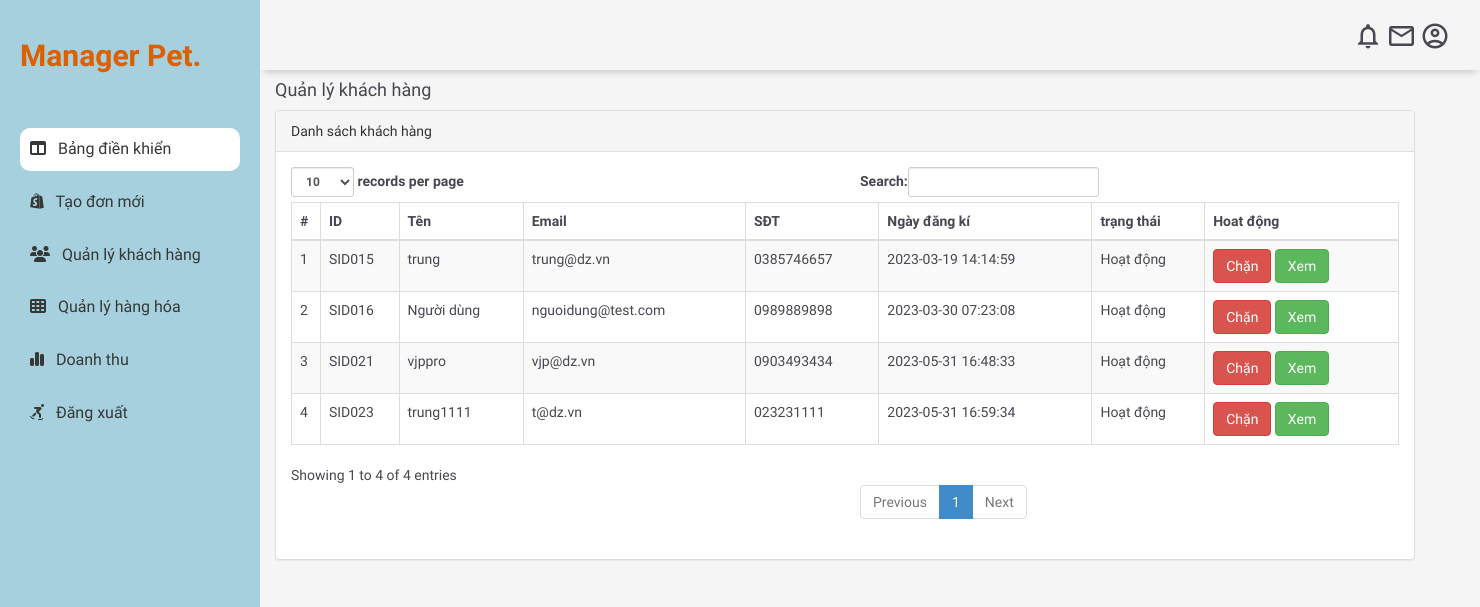
The page /view/quanlykhachhang_ad_view.php (signed in) on the database its author committed.
### tables this page shows
CREATE TABLE `nguoidung` (
  `id` int(11) NOT NULL,
  `IDNguoiDung` varchar(100) DEFAULT NULL,
  `TenDayDu` varchar(120) DEFAULT NULL,
  `EmailId` varchar(120) DEFAULT NULL,
  `SoDienThoai` char(11) DEFAULT NULL,
  `Password` varchar(120) DEFAULT NULL,
  `TrangThai` int(1) DEFAULT NULL,
  `NgayDangKi` timestamp NULL DEFAULT current_timestamp(),
  `NgayCapNhat` timestamp NULL DEFAULT NULL ON UPDATE current_timestamp(),
  `diachi` varchar(255) DEFAULT NULL
);

### view/quanlykhachhang_ad_view.php (the view, shortened to what this page needs)
<?php
include('../publish/ketnoi.php');
if (strlen($_SESSION['alogin']) == 0) {
  header('location:index.php');
} else {
?>
  <!DOCTYPE html>
  <head>
    <link href="../admin/assets/css/bootstrap.css" rel="stylesheet" />
    <link rel="stylesheet" href="https://cdnjs.cloudflare.com/ajax/libs/font-awesome/6.3.0/css/all.min.css">
    <link rel="stylesheet" href="../assets/css/tdh.css">
  </head>
  <body>
    <?php include('../admin/includes/header.php'); ?>
    <div class="content-wrapper">
      <div class="container">
        <div class="row pad-botm">
          <div class="col-md-12">
            <h4 class="header-line">Quản lý khách hàng</h4>
          </div>
        </div>
        <div class="row">
          <div class="col-md-12">
            <div class="panel panel-default">
              <div class="panel-heading">
                Danh sách khách hàng
              </div>
              <div class="panel-body">
                <div class="table-responsive">
                  <table class="table table-striped table-bordered table-hover" id="dataTables-example">
                    <thead>
                      <tr>
                        <th>#</th>
                        <th>ID</th>
                        <th>Tên</th>
                        <th>Email</th>
                        <th>SĐT</th>
                        <th>Ngày đăng kí</th>
                        <th>trạng thái</th>
                        <th>Hoat động</th>
                      </tr>
                    </thead>
                    <tbody>
                      <?php $sql = "SELECT * from nguoidung";
                      $query = $dbh->prepare($sql);
                      $query->execute();
                      $results = $query->fetchAll(PDO::FETCH_OBJ);
                      $cnt = 1;
                      if ($query->rowCount() > 0) {
                        foreach ($results as $result) {               ?>
                          <tr class="odd gradeX">
                            <td class="center"><?php echo htmlentities($cnt); ?></td>
                            <td class="center"><?php echo htmlentities($result->IDNguoiDung); ?></td>
                            <td class="center"><?php echo htmlentities($result->TenDayDu); ?></td>
                            <td class="center"><?php echo htmlentities($result->EmailId); ?></td>
                            <td class="center"><?php echo htmlentities($result->SoDienThoai); ?></td>
                            <td class="center"><?php echo htmlentities($result->NgayDangKi); ?></td>
                            <td class="center"><?php if ($result->TrangThai == 1) {
                                                  echo htmlentities("Hoạt động");
                                                } else {
                                                  echo htmlentities("Bị chặn");
                                                }
                                                ?></td>
                            <td class="center">
                              <?php if ($result->TrangThai == 1) { ?>
                                <a href="../view/quanlykhachhang_ad_view.php?inid=<?php echo htmlentities($result->id); ?>" onclick="return confirm('Bạn chắc chắn muốn chặn người này?');"> <button class="btn btn-danger">Chặn</button>
                                <?php } else { ?>
                                  <a href="../view/quanlykhachhang_ad_view.php?id=<?php echo htmlentities($result->id); ?>" onclick="return confirm('Bạn chắc chắn muốn bỏ chặn người này?');"><button class="btn btn-primary">Bỏ chặn</button>
                                  <?php } ?>
                                  <a href="../view/lichsuhoatdong_ad_view.php?stdid=<?php echo htmlentities($result->IDNguoiDung); ?>"><button class="btn btn-success">Xem</button>
                            </td>
                          </tr>
                      <?php $cnt = $cnt + 1;
                        }
                      } ?>
                    </tbody>
                  </table>
                </div>
              </div>
            </div>
          </div>
        </div>
      </div>
    </div>
  </body>
  </html>
<?php } ?>

### assets/css/tdh.css (style rules this page uses)
body { margin: 0; padding: 0; box-sizing: border-box; background-color: rgb(245, 245, 245); color: rgb(70, 71, 81); font-family: 'Convergence', cursive ; }

### rows shown on the page
nguoidung: IDNguoiDung "SID015", TenDayDu "trung", EmailId "trung@dz.vn", SoDienThoai "0385746657", NgayDangKi "2023-03-19 14:14:59"
nguoidung: IDNguoiDung "SID016", TenDayDu "Người dùng", EmailId "nguoidung@test.com", SoDienThoai "0989889898", NgayDangKi "2023-03-30 07:23:08"
nguoidung: IDNguoiDung "SID021", TenDayDu "vjppro", EmailId "vjp@dz.vn", SoDienThoai "0903493434", NgayDangKi "2023-05-31 16:48:33"
nguoidung: IDNguoiDung "SID023", TenDayDu "trung1111", EmailId "t@dz.vn", SoDienThoai "023231111", NgayDangKi "2023-05-31 16:59:34"
